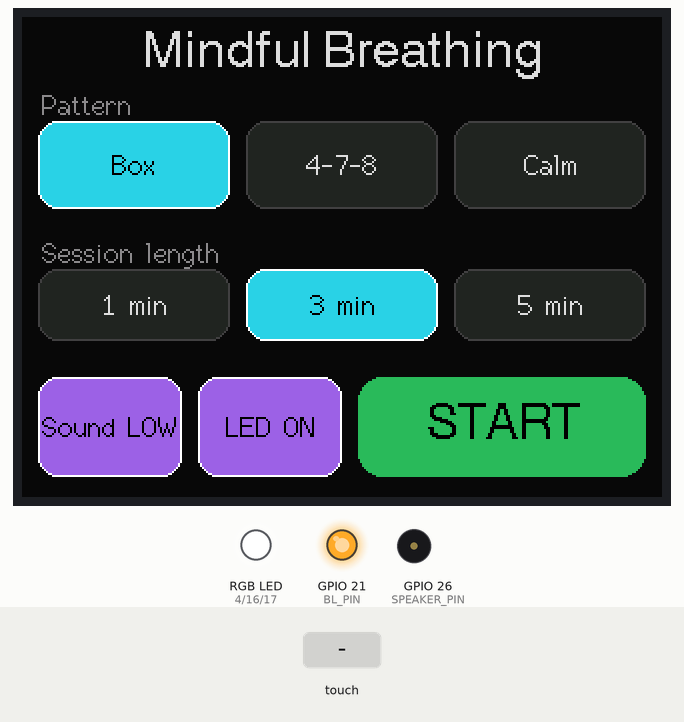
This sketch was run on a simulated ESP32. Parts: 320×240 colour display, an RGB LED mixed from three pins (HIGH = lit), output pins drawn as LEDs (lit = HIGH), buzzer (waves = sounding). Inputs (shaded band) come from the test bench. Random numbers use the default seed unless the sketch sets one; what the sketch prints to the serial monitor is not drawn.

Above: at 1.4 s.
1.5 s: touch panel pressed at 62 % / 90 % of its raw x / y range
At 3.9 s:
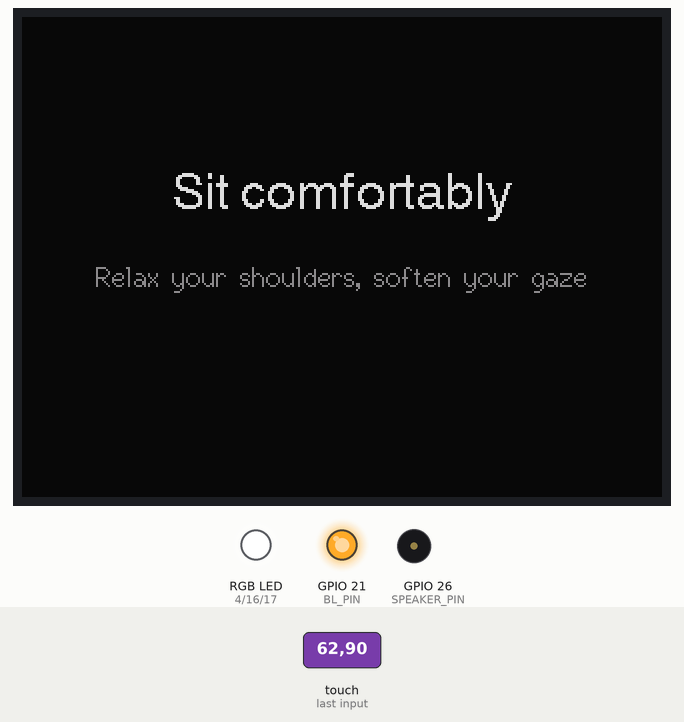
4.5 s: touch panel pressed at 13 % / 10 % of its raw x / y range
7.5 s: touch panel pressed at 38 % / 10 % of its raw x / y range
At 8.2 s:
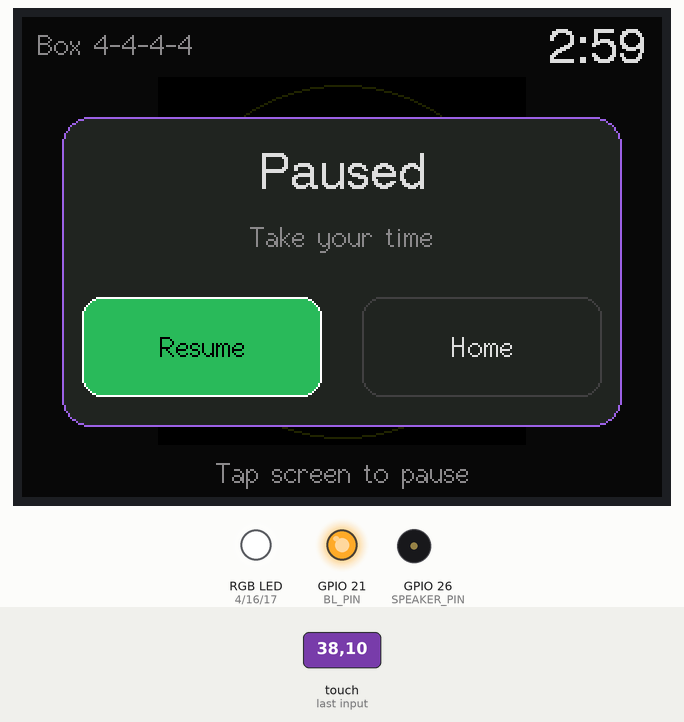
9.3 s: touch panel pressed at 13 % / 70 % of its raw x / y range
At 10.11 s:
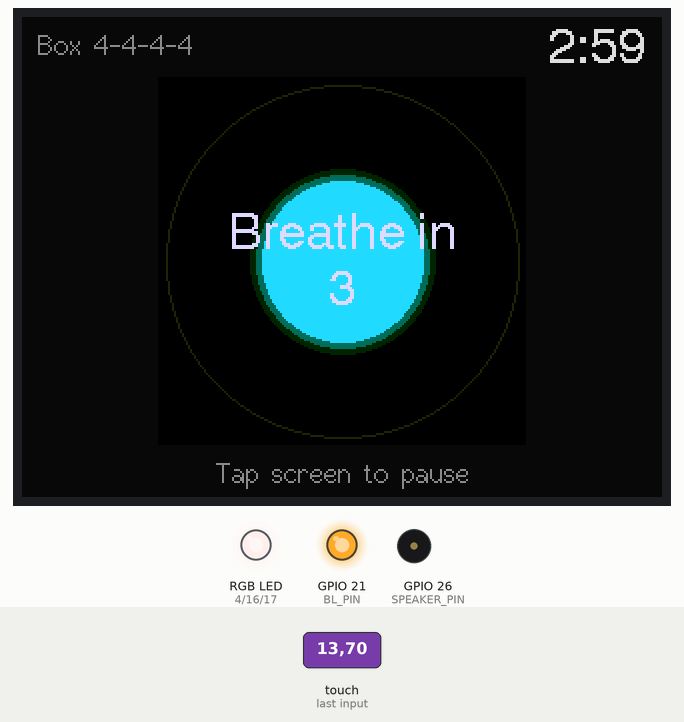
12.3 s: touch panel pressed at 62 % / 10 % of its raw x / y range
At 13.1 s:
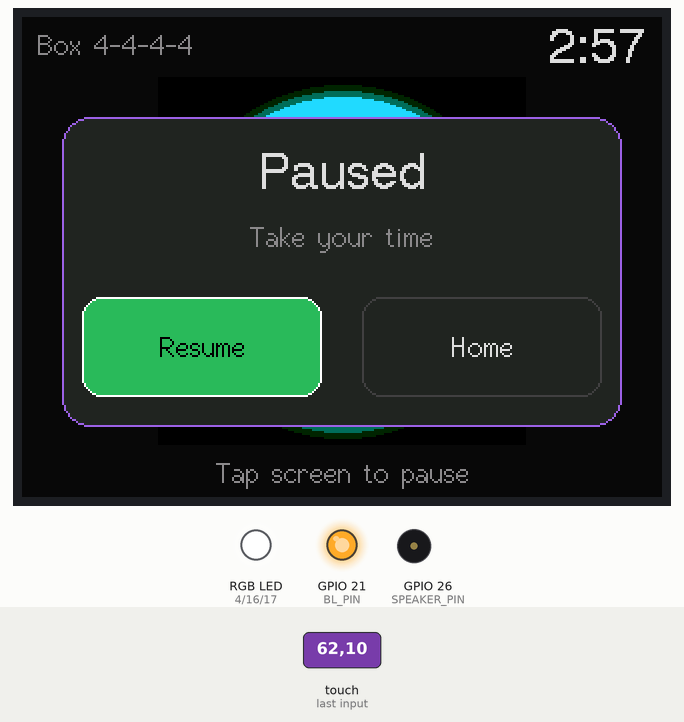
14.0 s: touch panel pressed at 38 % / 70 % of its raw x / y range
At 16.4 s:
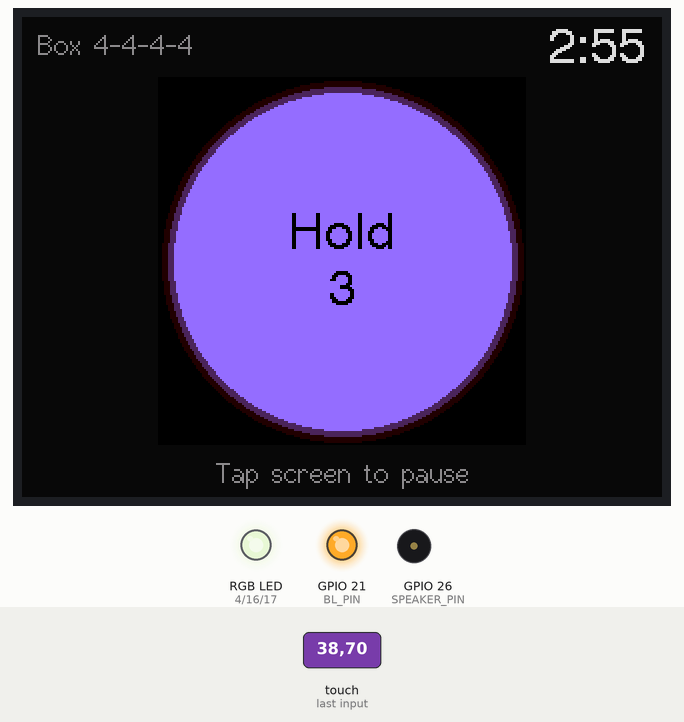
Timing chart, 0 to 20.6 s (numbered marks = the images above; inputs shaded):
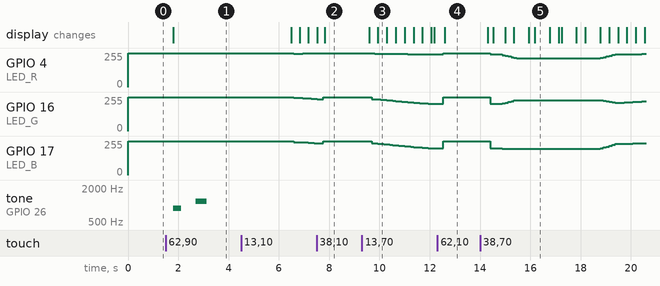

The sketch:

CYD_Mindful_Breathing.ino
```cpp
/*
  CYD 靜觀呼吸機 (CYD Mindful Breathing)   — CYD ESP32-2432S028R
  ------------------------------------------------------------
  學造工作室 Maker 作品：跟住屏幕上「慢慢變大 / 變細」嘅圓圈呼吸，
  幫自己靜落嚟。單一 .ino 檔，唔使其他 config.h。

  功能：
   - 3 種呼吸法：Box 4-4-4-4、4-7-8 放鬆、Calm 5-5 平靜呼吸
   - 練習時間：1 / 3 / 5 分鐘，有倒數
   - 圓圈平滑放大縮細（用 TFT_eSprite，唔會閃）
   - 背面 RGB LED 跟住呼吸階段柔和變色（可關）
   - 喇叭 GPIO26：開始 / 完結各響一下溫柔鐘聲（音量 OFF / LOW / MED）
   - 練習中撳屏 = 暫停（可繼續或返主頁）

  Library：TFT_eSPI（User_Setup.h 要設定做 CYD）、XPT2046_Touchscreen
  Board：ESP32 Dev Module（ESP32 core 2.0.17）
  屏幕文字用英文（TFT_eSPI 內置字型冇中文）
*/

#include <SPI.h>
#include <TFT_eSPI.h>
#include <XPT2046_Touchscreen.h>

// ================== 可以改呢度 ==================
// 呼吸法：名稱、吸氣、停(吸氣後)、呼氣、停(呼氣後)  單位：秒（0 = 冇呢個階段）
struct Pattern { const char *name; const char *label; uint8_t inhale, hold1, exhale, hold2; };
const Pattern PATTERNS[] = {
  { "Box 4-4-4-4", "Box",   4, 4, 4, 4 },
  { "4-7-8 Relax", "4-7-8", 4, 7, 8, 0 },
  { "Calm 5-5",    "Calm",  5, 0, 5, 0 },
};
const int PATTERN_COUNT = sizeof(PATTERNS) / sizeof(PATTERNS[0]);

// 練習時間選擇（分鐘）
const uint8_t SESSION_MINUTES[] = { 1, 3, 5 };
const int SESSION_COUNT = sizeof(SESSION_MINUTES) / sizeof(SESSION_MINUTES[0]);

// 每個階段嘅顏色（RGB565）
#define COL_INHALE  0x2E9C   // 柔和青藍
#define COL_HOLD    0x9B1C   // 淡紫
#define COL_EXHALE  0x2DCB   // 柔和青綠
#define COL_BG      0x0841   // 深夜藍黑背景
#define COL_BTN     0x2124   // 按鈕底色
#define COL_SEL     0x2E9C   // 已選按鈕
#define COL_TEXT    0xDEFB   // 柔白

// 圓圈大細（像素）
#define R_MIN  28
#define R_MAX  84

// 預設設定
int  patternIdx = 0;     // 0 = Box
int  sessionIdx = 1;     // 1 = 3 分鐘
int  volumeLvl  = 1;     // 0 = OFF, 1 = LOW, 2 = MED
bool ledOn      = true;  // 背面 RGB LED

// 觸控校正（如果撳唔準，打開 Serial Monitor 睇 raw 數值再改）
#define TS_MINX 200
#define TS_MAXX 3700
#define TS_MINY 240
#define TS_MAXY 3800

// ================== 硬件腳位 ==================
#define XPT2046_IRQ  36
#define XPT2046_MOSI 32
#define XPT2046_MISO 39
#define XPT2046_CLK  25
#define XPT2046_CS   33
#define BL_PIN       21
#define LED_R        4    // RGB LED：LOW = 著
#define LED_G        16
#define LED_B        17
#define SPEAKER_PIN  26

// LEDC 通道（ch0 喇叭；ch2/3/4 RGB LED，避開同喇叭共用 timer）
#define CH_SPK 0
#define CH_R   2
#define CH_G   3
#define CH_B   4

SPIClass touchSPI(VSPI);
XPT2046_Touchscreen ts(XPT2046_CS, XPT2046_IRQ);
TFT_eSPI tft;
TFT_eSprite spr = TFT_eSprite(&tft);

// 圓圈畫喺 sprite 入面，再一次過推上屏，避免閃
#define SPR_W 184
#define SPR_H 184
#define SPR_X ((320 - SPR_W) / 2)
#define SPR_Y 30

struct Btn { int x, y, w, h; };   // 觸控按鈕範圍

enum Screen { HOME, READY, BREATH, PAUSED, DONE };
Screen screen = HOME;

enum Phase { PH_INHALE, PH_HOLD1, PH_EXHALE, PH_HOLD2 };
const char *PHASE_TEXT[] = { "Breathe in", "Hold", "Breathe out", "Hold" };

// 練習狀態
uint32_t sessionMs;        // 總練習時間
uint32_t elapsedMs;        // 已練習時間（唔計暫停）
uint32_t phaseStartMs;     // 目前階段開始（以 elapsedMs 計）
uint32_t lastTickMs;       // 上一次 loop 嘅 millis()
uint32_t readyStartMs;
Phase    phase;
int      breaths;          // 完成咗幾多次呼吸
bool     timeUp;
int      lastShownSec = -1;

// ---------------- 觸控 ----------------
bool getTouch(int &x, int &y) {
  if (!(ts.tirqTouched() && ts.touched())) return false;
  TS_Point p = ts.getPoint();
  x = constrain(map(p.x, TS_MINX, TS_MAXX, 0, 320), 0, 319);
  y = constrain(map(p.y, TS_MINY, TS_MAXY, 0, 240), 0, 239);
  // 等手指放開，避免一撳觸發幾次
  uint32_t t0 = millis();
  while (ts.touched() && millis() - t0 < 1500) delay(10);
  delay(60);
  return true;
}

bool inBtn(const Btn &b, int x, int y) {
  return x >= b.x && x < b.x + b.w && y >= b.y && y < b.y + b.h;
}
void drawBtn(const Btn &b, const char *txt, bool sel, uint16_t selCol = COL_SEL) {
  tft.fillRoundRect(b.x, b.y, b.w, b.h, 10, sel ? selCol : COL_BTN);
  tft.drawRoundRect(b.x, b.y, b.w, b.h, 10, sel ? TFT_WHITE : 0x4208);
  tft.setTextDatum(MC_DATUM);
  tft.setTextColor(sel ? TFT_BLACK : COL_TEXT);
  tft.drawString(txt, b.x + b.w / 2, b.y + b.h / 2, 2);
}

// ---------------- RGB LED ----------------
void setLed(uint8_t r, uint8_t g, uint8_t b) {
  if (!ledOn) r = g = b = 0;
  // active LOW：duty 255 = 熄
  ledcWrite(CH_R, 255 - r);
  ledcWrite(CH_G, 255 - g);
  ledcWrite(CH_B, 255 - b);
}
// RGB565 → 柔和 LED 光（除細啲，夜晚唔刺眼）
void ledFrom565(uint16_t c, float level) {
  uint8_t r = ((c >> 11) & 0x1F) << 3;
  uint8_t g = ((c >> 5) & 0x3F) << 2;
  uint8_t b = (c & 0x1F) << 3;
  float k = 0.25f * level;  // 最多 25% 光
  setLed(r * k, g * k, b * k);
}

// ---------------- 鐘聲 ----------------
// ledcWriteTone 預設 50% duty 好大聲；之後改細 duty 就細聲，再慢慢減 = 鐘聲尾音
void bell(int freq, int ms) {
  if (volumeLvl == 0) return;
  int startDuty = (volumeLvl == 1) ? 6 : 30;    // 10-bit 解像度，最大 512
  ledcWriteTone(CH_SPK, freq);
  int steps = ms / 20;
  for (int i = 0; i < steps; i++) {
    float k = 1.0f - (float)i / steps;
    ledcWrite(CH_SPK, (int)(startDuty * k * k + 0.5f));
    delay(20);
  }
  ledcWrite(CH_SPK, 0);
}
void chimeStart() { bell(880, 900); bell(1175, 1200); }
void chimeEnd()   { bell(1175, 900); bell(880, 900); bell(659, 1600); }

// ---------------- 主頁 ----------------
Btn btnPat[3]  = { {8, 52, 96, 44}, {112, 52, 96, 44}, {216, 52, 96, 44} };
Btn btnLen[3]  = { {8, 126, 96, 36}, {112, 126, 96, 36}, {216, 126, 96, 36} };
Btn btnVol     = { 8, 180, 72, 50 };
Btn btnLed     = { 88, 180, 72, 50 };
Btn btnStart   = { 168, 180, 144, 50 };

void drawHome() {
  screen = HOME;
  setLed(0, 0, 0);
  tft.fillScreen(COL_BG);
  tft.setTextDatum(TC_DATUM);
  tft.setTextColor(COL_TEXT);
  tft.drawString("Mindful Breathing", 160, 6, 4);
  tft.setTextColor(0x8C51);
  tft.setTextDatum(TL_DATUM);
  tft.drawString("Pattern", 10, 36, 2);
  tft.drawString("Session length", 10, 110, 2);
  for (int i = 0; i < 3 && i < PATTERN_COUNT; i++) drawBtn(btnPat[i], PATTERNS[i].label, i == patternIdx);
  char buf[12];
  for (int i = 0; i < 3 && i < SESSION_COUNT; i++) {
    snprintf(buf, sizeof(buf), "%d min", SESSION_MINUTES[i]);
    drawBtn(btnLen[i], buf, i == sessionIdx);
  }
  const char *VOL[] = { "Sound OFF", "Sound LOW", "Sound MED" };
  drawBtn(btnVol, VOL[volumeLvl], volumeLvl > 0, COL_HOLD);
  drawBtn(btnLed, ledOn ? "LED ON" : "LED OFF", ledOn, COL_HOLD);
  tft.fillRoundRect(btnStart.x, btnStart.y, btnStart.w, btnStart.h, 12, COL_EXHALE);
  tft.setTextDatum(MC_DATUM);
  tft.setTextColor(TFT_BLACK);
  tft.drawString("START", btnStart.x + btnStart.w / 2, btnStart.y + btnStart.h / 2, 4);
}

void handleHome(int x, int y) {
  for (int i = 0; i < 3 && i < PATTERN_COUNT; i++) if (inBtn(btnPat[i], x, y)) { patternIdx = i; drawHome(); return; }
  for (int i = 0; i < 3 && i < SESSION_COUNT; i++) if (inBtn(btnLen[i], x, y)) { sessionIdx = i; drawHome(); return; }
  if (inBtn(btnVol, x, y)) { volumeLvl = (volumeLvl + 1) % 3; drawHome(); bell(880, 500); return; }
  if (inBtn(btnLed, x, y)) { ledOn = !ledOn; drawHome(); if (ledOn) { setLed(40, 40, 40); delay(300); setLed(0, 0, 0); } return; }
  if (inBtn(btnStart, x, y)) startReady();
}

// ---------------- 準備 ----------------
void startReady() {
  screen = READY;
  readyStartMs = millis();
  tft.fillScreen(COL_BG);
  tft.setTextDatum(MC_DATUM);
  tft.setTextColor(COL_TEXT);
  tft.drawString("Sit comfortably", 160, 90, 4);
  tft.setTextColor(0x8C51);
  tft.drawString("Relax your shoulders, soften your gaze", 160, 130, 2);
  chimeStart();
  readyStartMs = millis();
}

// ---------------- 呼吸練習 ----------------
uint8_t phaseLen(Phase p) {
  const Pattern &pt = PATTERNS[patternIdx];
  switch (p) {
    case PH_INHALE: return pt.inhale;
    case PH_HOLD1:  return pt.hold1;
    case PH_EXHALE: return pt.exhale;
    default:        return pt.hold2;
  }
}
Phase nextPhase(Phase p) {
  // 跳過長度 0 嘅階段
  for (int i = 0; i < 4; i++) {
    p = (Phase)((p + 1) % 4);
    if (phaseLen(p) > 0) return p;
  }
  return PH_INHALE;
}
uint16_t phaseColor(Phase p) {
  if (p == PH_INHALE) return COL_INHALE;
  if (p == PH_EXHALE) return COL_EXHALE;
  return COL_HOLD;
}

void drawBreathFrame() {
  tft.fillScreen(COL_BG);
  tft.setTextDatum(TL_DATUM);
  tft.setTextColor(0x8C51, COL_BG);
  tft.drawString(PATTERNS[patternIdx].name, 8, 6, 2);
  tft.setTextDatum(BC_DATUM);
  tft.drawString("Tap screen to pause", 160, 236, 2);
  lastShownSec = -1;
}

void startBreath() {
  screen = BREATH;
  sessionMs = (uint32_t)SESSION_MINUTES[sessionIdx] * 60000UL;
  elapsedMs = 0;
  phaseStartMs = 0;
  phase = PH_INHALE;
  breaths = 0;
  timeUp = false;
  lastTickMs = millis();
  drawBreathFrame();
}

void drawTimer() {
  int remain = timeUp ? 0 : (int)((sessionMs - elapsedMs + 999) / 1000);
  if (remain == lastShownSec) return;   // 每秒先重畫一次（局部更新）
  lastShownSec = remain;
  char buf[16];
  snprintf(buf, sizeof(buf), "%d:%02d", remain / 60, remain % 60);
  tft.setTextDatum(TR_DATUM);
  tft.setTextColor(COL_TEXT, COL_BG);
  tft.setTextPadding(70);
  tft.drawString(buf, 312, 4, 4);
  tft.setTextPadding(0);
  if (timeUp) {
    tft.setTextDatum(TC_DATUM);
    tft.setTextColor(COL_HOLD, COL_BG);
    tft.drawString("last breath...", 160, 6, 2);
  }
}

void updateBreath() {
  uint32_t now = millis();
  elapsedMs += now - lastTickMs;
  lastTickMs = now;
  if (!timeUp && elapsedMs >= sessionMs) timeUp = true;

  // 階段切換
  uint32_t lenMs = phaseLen(phase) * 1000UL;
  while (elapsedMs - phaseStartMs >= lenMs) {
    phaseStartMs += lenMs;
    if (phase == PH_EXHALE) {
      breaths++;
      // 時間到：等呢一啖氣呼完先完結
      if (timeUp) { showDone(); return; }
    }
    phase = nextPhase(phase);
    if (timeUp && phase == PH_HOLD2) { showDone(); return; }
    lenMs = phaseLen(phase) * 1000UL;
  }

  float t = (float)(elapsedMs - phaseStartMs) / lenMs;   // 0 → 1
  float ease = (1.0f - cosf(PI * t)) * 0.5f;              // 慢-快-慢，似真呼吸
  float k;                                                // 0 = 最細, 1 = 最大
  switch (phase) {
    case PH_INHALE: k = ease; break;
    case PH_HOLD1:  k = 1.0f; break;
    case PH_EXHALE: k = 1.0f - ease; break;
    default:        k = 0.0f; break;
  }
  int r = R_MIN + (int)((R_MAX - R_MIN) * k);

  // 顏色喺階段開頭 0.6 秒內由上一個顏色慢慢過渡
  uint16_t col = phaseColor(phase);
  float sinceMs = elapsedMs - phaseStartMs;
  if (sinceMs < 600) {
    Phase prev = phase;
    for (int i = 0; i < 3; i++) prev = (Phase)((prev + 3) % 4), i = (phaseLen(prev) > 0) ? 3 : i;
    col = tft.alphaBlend((uint8_t)(255 * sinceMs / 600), col, phaseColor(prev));
  }

  // ---- 畫 sprite ----
  int cx = SPR_W / 2, cy = SPR_H / 2;
  spr.fillSprite(COL_BG);
  spr.drawCircle(cx, cy, R_MAX + 4, 0x2945);                 // 外圈導引線
  spr.drawCircle(cx, cy, R_MIN - 2, 0x2945);                 // 內圈導引線
  spr.fillCircle(cx, cy, r + 6, tft.alphaBlend(60, col, COL_BG));   // 光暈
  spr.fillCircle(cx, cy, r + 3, tft.alphaBlend(120, col, COL_BG));
  spr.fillCircle(cx, cy, r, col);
  // 停 (Hold) 時加一個慢慢擴散嘅波紋
  if (phase == PH_HOLD1 || phase == PH_HOLD2) {
    int rr = r + 4 + (int)(10 * fmodf(sinceMs / 1000.0f, 1.0f));
    if (rr < SPR_W / 2) spr.drawCircle(cx, cy, rr, tft.alphaBlend(140, col, COL_BG));
  }
  // 階段文字 + 秒數
  int secLeft = (int)((lenMs - (elapsedMs - phaseStartMs) + 999) / 1000);
  spr.setTextDatum(MC_DATUM);
  spr.setTextColor(r > 50 ? TFT_BLACK : COL_TEXT);
  spr.drawString(PHASE_TEXT[phase], cx, cy - 12, 4);
  spr.drawNumber(secLeft, cx, cy + 16, 4);
  spr.pushSprite(SPR_X, SPR_Y);

  ledFrom565(col, 0.15f + 0.85f * k);
  drawTimer();
}

// ---------------- 暫停 ----------------
Btn btnResume = { 30, 140, 120, 50 };
Btn btnHome   = { 170, 140, 120, 50 };

void showPaused() {
  screen = PAUSED;
  setLed(0, 0, 0);
  tft.fillRoundRect(20, 50, 280, 155, 14, COL_BTN);
  tft.drawRoundRect(20, 50, 280, 155, 14, COL_HOLD);
  tft.setTextDatum(MC_DATUM);
  tft.setTextColor(COL_TEXT);
  tft.drawString("Paused", 160, 80, 4);
  tft.setTextColor(0x8C51);
  tft.drawString("Take your time", 160, 110, 2);
  drawBtn(btnResume, "Resume", true, COL_EXHALE);
  drawBtn(btnHome, "Home", false);
}

// ---------------- 完成 ----------------
const char *MESSAGES[] = {
  "Well done. Carry this calm with you.",
  "Notice how you feel right now.",
  "Be kind to yourself today.",
  "Your breath is always here for you.",
};

void showDone() {
  screen = DONE;
  setLed(0, 0, 0);
  tft.fillScreen(COL_BG);
  tft.fillCircle(160, 62, 30, tft.alphaBlend(120, COL_EXHALE, COL_BG));
  tft.fillCircle(160, 62, 22, COL_EXHALE);
  tft.setTextDatum(MC_DATUM);
  tft.setTextColor(COL_TEXT);
  tft.drawString("Session complete", 160, 120, 4);
  char buf[40];
  snprintf(buf, sizeof(buf), "%d min  |  %d breaths", SESSION_MINUTES[sessionIdx], breaths);
  tft.setTextColor(COL_INHALE);
  tft.drawString(buf, 160, 152, 2);
  tft.setTextColor(0xBDF7);
  tft.drawString(MESSAGES[random(sizeof(MESSAGES) / sizeof(MESSAGES[0]))], 160, 180, 2);
  tft.setTextColor(0x8C51);
  tft.drawString("Tap to return home", 160, 222, 2);
  // 完結時 LED 慢慢光一下再熄
  for (int i = 0; i <= 20; i++) { ledFrom565(COL_EXHALE, i / 20.0f); delay(15); }
  chimeEnd();
  for (int i = 20; i >= 0; i--) { ledFrom565(COL_EXHALE, i / 20.0f); delay(30); }
}

// ================== setup / loop ==================
void setup() {
  Serial.begin(115200);
  pinMode(BL_PIN, OUTPUT);
  digitalWrite(BL_PIN, HIGH);

  // RGB LED PWM（core 2.x API）
  ledcSetup(CH_R, 5000, 8); ledcAttachPin(LED_R, CH_R);
  ledcSetup(CH_G, 5000, 8); ledcAttachPin(LED_G, CH_G);
  ledcSetup(CH_B, 5000, 8); ledcAttachPin(LED_B, CH_B);
  setLed(0, 0, 0);
  // 喇叭
  ledcSetup(CH_SPK, 1000, 10);
  ledcAttachPin(SPEAKER_PIN, CH_SPK);
  ledcWrite(CH_SPK, 0);

  tft.init();
  tft.setRotation(1);            // 橫向 320x240

  touchSPI.begin(XPT2046_CLK, XPT2046_MISO, XPT2046_MOSI, XPT2046_CS);
  ts.begin(touchSPI);
  ts.setRotation(1);

  spr.setColorDepth(8);          // 8-bit 慳 RAM（184x184 ≈ 34KB）
  if (!spr.createSprite(SPR_W, SPR_H)) Serial.println("Sprite alloc failed!");

  randomSeed(esp_random());
  drawHome();
}

void loop() {
  int x, y;
  bool touched = getTouch(x, y);
  if (touched) Serial.printf("touch x=%d y=%d\n", x, y);

  switch (screen) {
    case HOME:
      if (touched) handleHome(x, y);
      break;
    case READY:
      if (millis() - readyStartMs > 2500) startBreath();
      break;
    case BREATH:
      if (touched) { showPaused(); break; }
      updateBreath();
      delay(16);                 // 大約 30-50 fps
      break;
    case PAUSED:
      if (touched) {
        if (inBtn(btnResume, x, y)) { drawBreathFrame(); lastTickMs = millis(); screen = BREATH; }
        else if (inBtn(btnHome, x, y)) drawHome();
      }
      break;
    case DONE:
      if (touched) drawHome();
      break;
  }
}
```

Measured:
- after the input at 1.5 s, tone on GPIO 26 (SPEAKER_PIN): silent → 880 Hz after 0.30 s, → silent 0.32 s later, → 1175 Hz 0.58 s later, → silent 0.44 s later; the display: changes after 0.30 s (image 1)
- after the input at 9.3 s, GPIO 4 (LED_R): moves from 255/255 to 245/255 over 2.1 s, starting after 0.40 s; GPIO 16 (LED_G): moves from 255/255 to 204/255 over 2.5 s, starting after 0.40 s; GPIO 17 (LED_B): moves from 255/255 to 200/255 over 2.5 s, starting after 0.40 s; the display: first changes after 0.30 s (image 3 shows a later state)
- after the input at 14.0 s, GPIO 4 (LED_R): 255/255 → 245/255 after 0.40 s, → 240/255 0.47 s later, → 234/255 0.12 s later, → 230/255 0.12 s later, … (16 changes in this stretch); GPIO 16 (LED_G): 255/255 → 203/255 after 0.40 s, → 208/255 0.47 s later, → 213/255 0.12 s later, → 219/255 0.12 s later, … (22 changes in this stretch)
